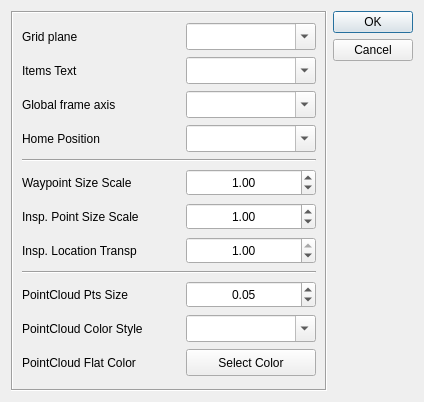
<?xml version="1.0" encoding="UTF-8"?>
<ui version="4.0">
 <class>VisualizationConfigDialog</class>
 <widget class="QDialog" name="VisualizationConfigDialog">
  <property name="geometry">
   <rect>
    <x>0</x>
    <y>0</y>
    <width>424</width>
    <height>402</height>
   </rect>
  </property>
  <property name="minimumSize">
   <size>
    <width>410</width>
    <height>150</height>
   </size>
  </property>
  <property name="maximumSize">
   <size>
    <width>16777215</width>
    <height>16777215</height>
   </size>
  </property>
  <property name="windowTitle">
   <string>Visualization Configuration Options</string>
  </property>
  <property name="styleSheet">
   <string notr="true">QCheckBox::indicator {
     width: 20px;
     height: 20px;
}</string>
  </property>
  <layout class="QHBoxLayout" name="horizontalLayout">
   <item>
    <widget class="QFrame" name="frame">
     <property name="frameShape">
      <enum>QFrame::Box</enum>
     </property>
     <property name="frameShadow">
      <enum>QFrame::Sunken</enum>
     </property>
     <layout class="QVBoxLayout" name="verticalLayout">
      <item>
       <layout class="QHBoxLayout" name="horizontalLayout_6">
        <item>
         <widget class="QLabel" name="label_8">
          <property name="minimumSize">
           <size>
            <width>160</width>
            <height>27</height>
           </size>
          </property>
          <property name="maximumSize">
           <size>
            <width>160</width>
            <height>27</height>
           </size>
          </property>
          <property name="text">
           <string>Grid plane</string>
          </property>
         </widget>
        </item>
        <item>
         <widget class="QComboBox" name="showGridCB">
          <property name="sizePolicy">
           <sizepolicy hsizetype="Minimum" vsizetype="Fixed">
            <horstretch>0</horstretch>
            <verstretch>0</verstretch>
           </sizepolicy>
          </property>
          <property name="minimumSize">
           <size>
            <width>130</width>
            <height>27</height>
           </size>
          </property>
          <property name="maximumSize">
           <size>
            <width>130</width>
            <height>27</height>
           </size>
          </property>
          <property name="editable">
           <bool>true</bool>
          </property>
         </widget>
        </item>
       </layout>
      </item>
      <item>
       <layout class="QHBoxLayout" name="horizontalLayout_8">
        <item>
         <widget class="QLabel" name="label_11">
          <property name="minimumSize">
           <size>
            <width>160</width>
            <height>27</height>
           </size>
          </property>
          <property name="maximumSize">
           <size>
            <width>160</width>
            <height>27</height>
           </size>
          </property>
          <property name="text">
           <string>Items Text</string>
          </property>
         </widget>
        </item>
        <item>
         <widget class="QComboBox" name="showItemsTextCB">
          <property name="sizePolicy">
           <sizepolicy hsizetype="Minimum" vsizetype="Fixed">
            <horstretch>0</horstretch>
            <verstretch>0</verstretch>
           </sizepolicy>
          </property>
          <property name="minimumSize">
           <size>
            <width>130</width>
            <height>27</height>
           </size>
          </property>
          <property name="maximumSize">
           <size>
            <width>130</width>
            <height>27</height>
           </size>
          </property>
          <property name="editable">
           <bool>true</bool>
          </property>
         </widget>
        </item>
       </layout>
      </item>
      <item>
       <layout class="QHBoxLayout" name="horizontalLayout_9">
        <item>
         <widget class="QLabel" name="label">
          <property name="minimumSize">
           <size>
            <width>160</width>
            <height>27</height>
           </size>
          </property>
          <property name="maximumSize">
           <size>
            <width>160</width>
            <height>27</height>
           </size>
          </property>
          <property name="text">
           <string>Global frame axis</string>
          </property>
         </widget>
        </item>
        <item>
         <widget class="QComboBox" name="showGlobalAxisCB">
          <property name="sizePolicy">
           <sizepolicy hsizetype="Minimum" vsizetype="Fixed">
            <horstretch>0</horstretch>
            <verstretch>0</verstretch>
           </sizepolicy>
          </property>
          <property name="minimumSize">
           <size>
            <width>130</width>
            <height>27</height>
           </size>
          </property>
          <property name="maximumSize">
           <size>
            <width>130</width>
            <height>27</height>
           </size>
          </property>
          <property name="editable">
           <bool>true</bool>
          </property>
         </widget>
        </item>
       </layout>
      </item>
      <item>
       <layout class="QHBoxLayout" name="horizontalLayout_10">
        <item>
         <widget class="QLabel" name="label_2">
          <property name="minimumSize">
           <size>
            <width>160</width>
            <height>27</height>
           </size>
          </property>
          <property name="maximumSize">
           <size>
            <width>160</width>
            <height>27</height>
           </size>
          </property>
          <property name="text">
           <string>Home Position</string>
          </property>
         </widget>
        </item>
        <item>
         <widget class="QComboBox" name="showHomeCB">
          <property name="sizePolicy">
           <sizepolicy hsizetype="Minimum" vsizetype="Fixed">
            <horstretch>0</horstretch>
            <verstretch>0</verstretch>
           </sizepolicy>
          </property>
          <property name="minimumSize">
           <size>
            <width>130</width>
            <height>27</height>
           </size>
          </property>
          <property name="maximumSize">
           <size>
            <width>130</width>
            <height>27</height>
           </size>
          </property>
          <property name="editable">
           <bool>true</bool>
          </property>
         </widget>
        </item>
       </layout>
      </item>
      <item>
       <widget class="Line" name="line">
        <property name="orientation">
         <enum>Qt::Horizontal</enum>
        </property>
       </widget>
      </item>
      <item>
       <layout class="QHBoxLayout" name="horizontalLayout_3">
        <item>
         <widget class="QLabel" name="label_5">
          <property name="minimumSize">
           <size>
            <width>160</width>
            <height>27</height>
           </size>
          </property>
          <property name="maximumSize">
           <size>
            <width>160</width>
            <height>27</height>
           </size>
          </property>
          <property name="text">
           <string>Waypoint Size Scale</string>
          </property>
         </widget>
        </item>
        <item>
         <widget class="QDoubleSpinBox" name="wptsScaleSB">
          <property name="minimumSize">
           <size>
            <width>130</width>
            <height>27</height>
           </size>
          </property>
          <property name="maximumSize">
           <size>
            <width>130</width>
            <height>27</height>
           </size>
          </property>
          <property name="layoutDirection">
           <enum>Qt::LeftToRight</enum>
          </property>
          <property name="alignment">
           <set>Qt::AlignCenter</set>
          </property>
          <property name="minimum">
           <double>0.100000000000000</double>
          </property>
          <property name="maximum">
           <double>10.000000000000000</double>
          </property>
          <property name="singleStep">
           <double>0.500000000000000</double>
          </property>
          <property name="value">
           <double>1.000000000000000</double>
          </property>
         </widget>
        </item>
       </layout>
      </item>
      <item>
       <layout class="QHBoxLayout" name="horizontalLayout_11">
        <item>
         <widget class="QLabel" name="label_12">
          <property name="minimumSize">
           <size>
            <width>160</width>
            <height>27</height>
           </size>
          </property>
          <property name="maximumSize">
           <size>
            <width>160</width>
            <height>27</height>
           </size>
          </property>
          <property name="text">
           <string>Insp. Point Size Scale</string>
          </property>
         </widget>
        </item>
        <item>
         <widget class="QDoubleSpinBox" name="inspPtScaleSB">
          <property name="minimumSize">
           <size>
            <width>130</width>
            <height>27</height>
           </size>
          </property>
          <property name="maximumSize">
           <size>
            <width>130</width>
            <height>27</height>
           </size>
          </property>
          <property name="layoutDirection">
           <enum>Qt::LeftToRight</enum>
          </property>
          <property name="alignment">
           <set>Qt::AlignCenter</set>
          </property>
          <property name="minimum">
           <double>0.100000000000000</double>
          </property>
          <property name="maximum">
           <double>10.000000000000000</double>
          </property>
          <property name="singleStep">
           <double>0.500000000000000</double>
          </property>
          <property name="value">
           <double>1.000000000000000</double>
          </property>
         </widget>
        </item>
       </layout>
      </item>
      <item>
       <layout class="QHBoxLayout" name="horizontalLayout_5">
        <item>
         <widget class="QLabel" name="label_7">
          <property name="minimumSize">
           <size>
            <width>160</width>
            <height>27</height>
           </size>
          </property>
          <property name="maximumSize">
           <size>
            <width>160</width>
            <height>27</height>
           </size>
          </property>
          <property name="text">
           <string>Insp. Location Transp</string>
          </property>
         </widget>
        </item>
        <item>
         <widget class="QDoubleSpinBox" name="inspLocTranspSB">
          <property name="minimumSize">
           <size>
            <width>130</width>
            <height>27</height>
           </size>
          </property>
          <property name="maximumSize">
           <size>
            <width>130</width>
            <height>27</height>
           </size>
          </property>
          <property name="layoutDirection">
           <enum>Qt::LeftToRight</enum>
          </property>
          <property name="alignment">
           <set>Qt::AlignCenter</set>
          </property>
          <property name="minimum">
           <double>0.010000000000000</double>
          </property>
          <property name="maximum">
           <double>1.000000000000000</double>
          </property>
          <property name="singleStep">
           <double>0.100000000000000</double>
          </property>
          <property name="value">
           <double>1.000000000000000</double>
          </property>
         </widget>
        </item>
       </layout>
      </item>
      <item>
       <widget class="Line" name="line_2">
        <property name="orientation">
         <enum>Qt::Horizontal</enum>
        </property>
       </widget>
      </item>
      <item>
       <layout class="QHBoxLayout" name="horizontalLayout_2">
        <item>
         <widget class="QLabel" name="label_6">
          <property name="minimumSize">
           <size>
            <width>160</width>
            <height>27</height>
           </size>
          </property>
          <property name="maximumSize">
           <size>
            <width>160</width>
            <height>27</height>
           </size>
          </property>
          <property name="text">
           <string>PointCloud Pts Size</string>
          </property>
         </widget>
        </item>
        <item>
         <widget class="QDoubleSpinBox" name="cloudPtsSizeSB">
          <property name="minimumSize">
           <size>
            <width>130</width>
            <height>27</height>
           </size>
          </property>
          <property name="maximumSize">
           <size>
            <width>130</width>
            <height>27</height>
           </size>
          </property>
          <property name="toolTip">
           <string>Be careful! The higher this value the longer the rendering time.</string>
          </property>
          <property name="layoutDirection">
           <enum>Qt::LeftToRight</enum>
          </property>
          <property name="alignment">
           <set>Qt::AlignCenter</set>
          </property>
          <property name="minimum">
           <double>0.010000000000000</double>
          </property>
          <property name="maximum">
           <double>1.000000000000000</double>
          </property>
          <property name="singleStep">
           <double>0.100000000000000</double>
          </property>
          <property name="value">
           <double>0.050000000000000</double>
          </property>
         </widget>
        </item>
       </layout>
      </item>
      <item>
       <layout class="QHBoxLayout" name="horizontalLayout_4">
        <item>
         <widget class="QLabel" name="label_9">
          <property name="minimumSize">
           <size>
            <width>160</width>
            <height>27</height>
           </size>
          </property>
          <property name="maximumSize">
           <size>
            <width>160</width>
            <height>27</height>
           </size>
          </property>
          <property name="text">
           <string>PointCloud Color Style</string>
          </property>
         </widget>
        </item>
        <item>
         <widget class="QComboBox" name="colorStyleCB">
          <property name="sizePolicy">
           <sizepolicy hsizetype="Minimum" vsizetype="Fixed">
            <horstretch>0</horstretch>
            <verstretch>0</verstretch>
           </sizepolicy>
          </property>
          <property name="minimumSize">
           <size>
            <width>130</width>
            <height>27</height>
           </size>
          </property>
          <property name="maximumSize">
           <size>
            <width>130</width>
            <height>27</height>
           </size>
          </property>
          <property name="editable">
           <bool>true</bool>
          </property>
         </widget>
        </item>
       </layout>
      </item>
      <item>
       <layout class="QHBoxLayout" name="horizontalLayout_7">
        <item>
         <widget class="QLabel" name="label_10">
          <property name="minimumSize">
           <size>
            <width>160</width>
            <height>27</height>
           </size>
          </property>
          <property name="maximumSize">
           <size>
            <width>160</width>
            <height>27</height>
           </size>
          </property>
          <property name="text">
           <string>PointCloud Flat Color </string>
          </property>
         </widget>
        </item>
        <item>
         <widget class="QPushButton" name="flatColorB">
          <property name="minimumSize">
           <size>
            <width>130</width>
            <height>27</height>
           </size>
          </property>
          <property name="maximumSize">
           <size>
            <width>130</width>
            <height>27</height>
           </size>
          </property>
          <property name="text">
           <string>Select Color</string>
          </property>
         </widget>
        </item>
       </layout>
      </item>
     </layout>
    </widget>
   </item>
   <item>
    <widget class="QDialogButtonBox" name="buttonBox">
     <property name="orientation">
      <enum>Qt::Vertical</enum>
     </property>
     <property name="standardButtons">
      <set>QDialogButtonBox::Cancel|QDialogButtonBox::Ok</set>
     </property>
    </widget>
   </item>
  </layout>
 </widget>
 <resources/>
 <connections>
  <connection>
   <sender>buttonBox</sender>
   <signal>accepted()</signal>
   <receiver>VisualizationConfigDialog</receiver>
   <slot>accept()</slot>
   <hints>
    <hint type="sourcelabel">
     <x>444</x>
     <y>58</y>
    </hint>
    <hint type="destinationlabel">
     <x>184</x>
     <y>49</y>
    </hint>
   </hints>
  </connection>
  <connection>
   <sender>buttonBox</sender>
   <signal>rejected()</signal>
   <receiver>VisualizationConfigDialog</receiver>
   <slot>reject()</slot>
   <hints>
    <hint type="sourcelabel">
     <x>444</x>
     <y>58</y>
    </hint>
    <hint type="destinationlabel">
     <x>184</x>
     <y>49</y>
    </hint>
   </hints>
  </connection>
 </connections>
</ui>
